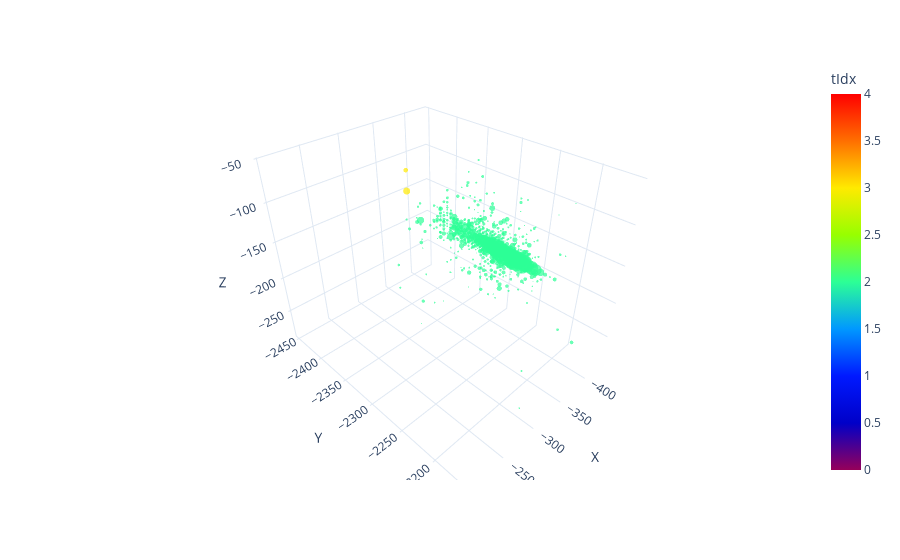

The code cell stored with this chart in its notebook:
### Code cell
import pandas as pd
import plotly.express as px
from src.logger.plotting_tools import shuffle_truth_colors

mask =( g.ndata['particle_number']==12)
tidx =  1*( g.ndata['hit_type'][mask].view(-1,1)) #1*(g.ndata['hit_type'][mask].view(-1,1)) #1*(labels_hdb[mask].view(-1,1))  #
#tidx =    1*(g.ndata['hit_link_modified'][mask].view(-1,1))+1
features =   g.ndata['e_hits'][mask].view(-1,1)+g.ndata['h'][:,-1][mask].view(-1,1)/20
cellid= g.ndata['particle_number'][mask].view(-1,1)
chi_squared_tracks= g.ndata['chi_squared_tracks'][mask].view(-1,1)
X = g.ndata["pos_hits_xyz"][mask] #[mask]
data = {
            "X":X[:, 0].view(-1, 1).detach().cpu().numpy(),
            "Y": X[:, 1].view(-1, 1).detach().cpu().numpy(),
            "Z": X[:, 2].view(-1, 1).detach().cpu().numpy(),
            "tIdx": tidx.view(-1, 1).detach().cpu().numpy(),
            "features": features.view(-1, 1).detach().cpu().numpy(),
            "cellid":cellid.view(-1, 1).detach().cpu().numpy(),
            "chi_squared_tracks": chi_squared_tracks.view(-1, 1).detach().cpu().numpy(),
        }
hoverdict = {}
# if hoverfeat is not None:
#     for j in range(hoverfeat.shape[1]):
#         hoverdict["f_" + str(j)] = hoverfeat[:, j : j + 1]
#     data.update(hoverdict)

# if nidx is not None:
#     data.update({"av_same": av_same})

df = pd.DataFrame(
np.concatenate([data[k] for k in data], axis=1),
columns=[k for k in data],
)
rdst = np.random.RandomState(1234567890)  # all the same
# shuffle_truth_colors(df, "tIdx", rdst)

hover_data = ["tIdx", "cellid", "chi_squared_tracks"] #+ [k for k in hoverdict.keys()]
# if nidx is not None:
#     hover_data.append("av_same")
fig = px.scatter_3d(
df,
x="X",
y="Y",
z="Z",
color="tIdx",
size="features",
hover_data=hover_data,
template="plotly_white",
range_color=[0,4],
color_continuous_scale=px.colors.sequential.Rainbow,
)
fig.update_traces(marker=dict(line=dict(width=0)))

### Figure 1 — Plotly figure (JSON) as saved in the notebook; plotly's stock layout.template omitted (floating-point values rounded to 4 significant figures; data arrays with more than 128 entries replaced by an {"elided": "..."} marker saying what was removed)
{"data": [{"customdata": {"elided": "676x3 int values"}, "hovertemplate": "X=%{x}<br>Y=%{y}<br>Z=%{z}<br>features=%{marker.size}<br>tIdx=%{marker.color}<br>cellid=%{customdata[1]}<br>chi_squared_tracks=%{customdata[2]}<extra></extra>", "legendgroup": "", "marker": {"color": {"elided": "676 int values"}, "coloraxis": "coloraxis", "line": {"width": 0}, "size": {"elided": "676 float values"}, "sizemode": "area", "sizeref": 0.002101, "symbol": "circle"}, "mode": "markers", "name": "", "scene": "scene", "showlegend": false, "type": "scatter3d", "x": {"elided": "676 float values"}, "y": {"elided": "676 float values"}, "z": {"elided": "676 float values"}}], "layout": {"coloraxis": {"cmax": 4, "cmin": 0, "colorbar": {"title": {"text": "tIdx"}}, "colorscale": [[0, "rgb(150,0,90)"], [0.125, "rgb(0,0,200)"], [0.25, "rgb(0,25,255)"], [0.375, "rgb(0,152,255)"], [0.5, "rgb(44,255,150)"], [0.625, "rgb(151,255,0)"], [0.75, "rgb(255,234,0)"], [0.875, "rgb(255,111,0)"], [1, "rgb(255,0,0)"]]}, "legend": {"itemsizing": "constant", "tracegroupgap": 0}, "margin": {"t": 60}, "scene": {"domain": {"x": [0, 1], "y": [0, 1]}, "xaxis": {"title": {"text": "X"}}, "yaxis": {"title": {"text": "Y"}}, "zaxis": {"title": {"text": "Z"}}}}}
